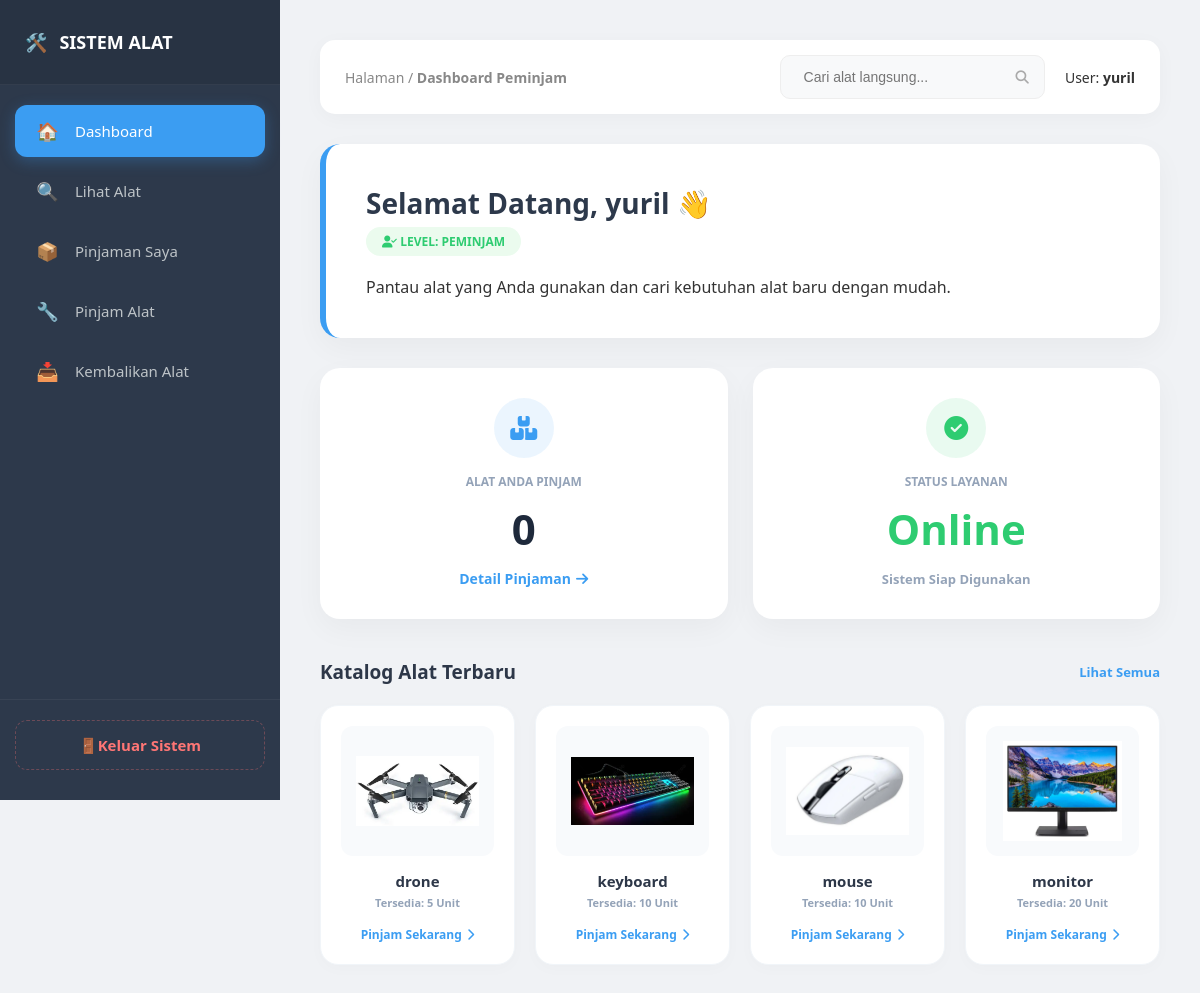
Page /app/view/peminjam/dashboard.php (signed in) on the committed database.
### tables this page shows
CREATE TABLE `alat` (
  `alat_id` int(11) NOT NULL,
  `kategori_id` int(11) DEFAULT NULL,
  `nama_alat` varchar(100) NOT NULL,
  `stok` int(11) DEFAULT 0,
  `deskripsi` text DEFAULT NULL,
  `gambar` varchar(255) DEFAULT 'default.jpg',
  `denda_per_hari` int(11) DEFAULT 0
);

### app/view/peminjam/dashboard.php (the view, shortened to what this page needs)
<?php
include $_SERVER['DOCUMENT_ROOT'] . "/peminjaman/app/config/koneksi.php";
$nama_user = $_SESSION['nama'] ?? 'Peminjam';
$user_id = $_SESSION['user_id'];
$keyword = isset($_GET['cari']) ? mysqli_real_escape_string($koneksi, $_GET['cari']) : "";
$condition = "";
$limit = empty($keyword) ? "LIMIT 4" : "";
$query_inventory = mysqli_query($koneksi, "SELECT * FROM alat $condition ORDER BY alat_id DESC $limit");
$query_pinjam = mysqli_query($koneksi, "SELECT COUNT(*) as total FROM peminjaman WHERE user_id = '$user_id' AND status = 'Dipinjam'");
$data_pinjam = mysqli_fetch_assoc($query_pinjam);
?>
<!DOCTYPE html>
<html lang="id">
<head>
    <link rel="stylesheet" href="https://cdnjs.cloudflare.com/ajax/libs/font-awesome/6.4.2/css/all.min.css">
</head>
<body>
    <div class="sidebar">
        <div class="sidebar-header"><span>🛠️</span> SISTEM ALAT</div>
        <div class="sidebar-menu">
            <a href="dashboard.php" class="active"><span class="icon">🏠</span> Dashboard</a>
            <a href="daftar_alat_peminjam.php"><span class="icon">🔍</span> Lihat Alat</a>
            <a href="pinjaman_saya.php"><span class="icon">📦</span> Pinjaman Saya</a>
            <a href="pinjam_alat.php"><span class="icon">🔧</span> Pinjam Alat</a>
            <a href="pengembalian_peminjam.php"><span class="icon">📥</span> Kembalikan Alat</a>
        </div>
        <div class="logout-section">
            <a href="../auth/logout.php" class="logout-link" onclick="return confirm('Yakin ingin keluar?')">
                <span class="icon">🚪</span> Keluar Sistem
            </a>
        </div>
    </div>
    <div class="main-content">
        <div class="top-navbar">
            <div style="color: #888; font-size: 14px;">Halaman / <strong>Dashboard Peminjam</strong></div>
            <div style="display: flex; align-items: center; gap: 20px;">
                <form action="dashboard.php" method="GET" class="search-container">
                    <input type="text" name="cari" value="<?= htmlspecialchars($keyword) ?>"
                           placeholder="Cari alat langsung..." list="daftarAlat" autocomplete="off"
                           oninput="this.form.submit()"
                           onfocus="var val=this.value; this.value=''; this.value=val;"
                           <?= !empty($keyword) ? 'autofocus' : '' ?>>
                    <button type="submit"><i class="fas fa-search"></i></button>
                </form>
                <div style="font-size: 14px;">User: <strong><?= htmlspecialchars($nama_user); ?></strong></div>
            </div>
        </div>
        <div class="welcome-card">
            <h1>Selamat Datang, <?= htmlspecialchars($nama_user); ?> 👋</h1>
            <div class="badge-role"><i class="fas fa-user-check"></i> Level: Peminjam</div>
            <p>Pantau alat yang Anda gunakan dan cari kebutuhan alat baru dengan mudah.</p>
        </div>
        <div class="stats-grid">
            <div class="stat-box">
                <div class="icon-circle" style="background: rgba(59, 157, 242, 0.1); color: var(--active-blue);"><i class="fas fa-boxes-stacked"></i></div>
                <p style="color: #94a3b8; font-weight: 700; font-size: 12px; text-transform: uppercase;">Alat Anda Pinjam</p>
                <h2><?= $data_pinjam['total'] ?? 0; ?></h2>
                <a href="pinjaman_saya.php" class="btn-detail" style="font-size:14px;">Detail Pinjaman <i class="fas fa-arrow-right"></i></a>
            </div>
            <div class="stat-box">
                <div class="icon-circle" style="background: rgba(46, 204, 113, 0.1); color: var(--success);"><i class="fas fa-check-circle"></i></div>
                <p style="color: #94a3b8; font-weight: 700; font-size: 12px; text-transform: uppercase;">Status Layanan</p>
                <h2 style="color: var(--success);">Online</h2>
                <span style="font-size: 13px; color: #94a3b8; font-weight: 600;">Sistem Siap Digunakan</span>
            </div>
        </div>
        <div class="section-title">
            <span><?= !empty($keyword) ? "Hasil Pencarian: '$keyword'" : "Katalog Alat Terbaru" ?></span>
            <a href="daftar_alat_peminjam.php" style="font-size: 13px; color: var(--active-blue); text-decoration:none;">Lihat Semua</a>
        </div>
        <div class="inventory-grid">
            <?php if (mysqli_num_rows($query_inventory) > 0): ?>
                <?php while($item = mysqli_fetch_assoc($query_inventory)):
                    $gambar = !empty($item['gambar']) ? "/peminjaman/public/assets/img/".$item['gambar'] : "";
                ?>
                <div class="item-card">
                    <div class="item-img-wrapper">
                        <?php if($gambar && file_exists($_SERVER['DOCUMENT_ROOT'].$gambar)): ?>
                            <img src="<?= $gambar ?>" alt="img" class="item-img">
                        <?php else: ?>
                            <i class="fas fa-box-open" style="font-size: 40px; color: #e2e8f0;"></i>
                        <?php endif; ?>
                    </div>
                    <div class="item-name"><?= htmlspecialchars($item['nama_alat']) ?></div>
                    <div class="item-stock">Tersedia: <?= $item['stok'] ?> Unit</div>
                    <a href="pinjam_alat.php?id=<?= $item['alat_id'] ?>" class="btn-detail">Pinjam Sekarang <i class="fas fa-chevron-right"></i></a>
                </div>
                <?php endwhile; ?>
            <?php endif; ?>
        </div>
    </div>
</body>
</html>

### app/view/peminjam/dashboard.php (style rules this page uses)
:root { --sidebar-bg: #2d394b; --active-blue: #3b9df2; --bg-main: #f0f2f5; --text-gray: #bdc3c7; --logout-red: #ff7675; --success: #2ecc71; --warning: #f1c40f; }
* { margin: 0; padding: 0; box-sizing: border-box; }
body { font-family: 'Segoe UI', 'Nunito', sans-serif; background-color: var(--bg-main); display: flex; color: #333; min-height: 100vh; }
.sidebar { width: 280px; background-color: var(--sidebar-bg); height: 100vh; color: white; position: fixed; display: flex; flex-direction: column; z-index: 1000; }
.sidebar-header { padding: 30px 25px; font-size: 18px; font-weight: bold; display: flex; align-items: center; gap: 12px; background: rgba(0,0,0,0.1); border-bottom: 1px solid rgba(255,255,255,0.05); }
.sidebar-menu { padding: 20px 15px; flex-grow: 1; }
.sidebar-menu a { display: flex; align-items: center; color: var(--text-gray); padding: 14px 20px; text-decoration: none; border-radius: 12px; margin-bottom: 8px; font-size: 15px; transition: 0.3s; font-weight: 500; }
.sidebar-menu a .icon { margin-right: 15px; font-size: 18px; width: 25px; text-align: center; }
.sidebar-menu a.active { background: var(--active-blue); color: white; box-shadow: 0 4px 15px rgba(59, 157, 242, 0.3); }
.logout-section { padding: 20px 15px 30px; border-top: 1px solid rgba(255,255,255,0.05); }
.logout-link { display: flex; align-items: center; justify-content: center; padding: 14px; color: var(--logout-red); text-decoration: none; font-weight: 600; font-size: 15px; border: 1.5px dashed rgba(255, 118, 117, 0.3); border-radius: 12px; transition: 0.3s; }
.main-content { margin-left: 280px; flex: 1; padding: 40px; width: calc(100% - 280px); }
.top-navbar { background: white; padding: 15px 25px; border-radius: 15px; display: flex; justify-content: space-between; align-items: center; margin-bottom: 30px; box-shadow: 0 4px 20px rgba(0,0,0,0.03); }
.search-container { display: flex; align-items: center; background: #f8f9fa; border: 1.5px solid #eee; border-radius: 10px; padding: 5px 15px; }
.search-container input { border: none; background: none; outline: none; padding: 8px; font-size: 14px; width: 220px; }
.search-container button { background: none; border: none; color: #aaa; cursor: pointer; }
.welcome-card { background: white; padding: 40px; border-radius: 20px; border-left: 6px solid var(--active-blue); box-shadow: 0 10px 30px rgba(0,0,0,0.04); margin-bottom: 30px; }
.welcome-card h1 { font-size: 28px; font-weight: 800; color: #2d394b; margin-bottom: 5px; }
.badge-role { display: inline-block; background: #ebfbee; color: var(--success); padding: 6px 16px; border-radius: 30px; font-size: 12px; font-weight: 800; text-transform: uppercase; margin-bottom: 20px; }
.stats-grid { display: grid; grid-template-columns: repeat(auto-fit, minmax(300px, 1fr)); gap: 25px; margin-bottom: 40px; }
.stat-box { background: white; padding: 30px; border-radius: 20px; box-shadow: 0 10px 30px rgba(0,0,0,0.04); text-align: center; transition: 0.3s; }
.stat-box .icon-circle { width: 60px; height: 60px; border-radius: 50%; display: flex; align-items: center; justify-content: center; margin: 0 auto 15px; font-size: 24px; }
.stat-box h2 { font-size: 42px; margin: 10px 0; color: #1e293b; font-weight: 800; }
.inventory-grid { display: grid; grid-template-columns: repeat(4, 1fr); gap: 20px; }
.item-card { background: white; border-radius: 18px; padding: 20px; text-align: center; transition: 0.3s; box-shadow: 0 4px 15px rgba(0,0,0,0.02); border: 1px solid #f1f5f9; }
.item-img-wrapper { background: #f8fafc; border-radius: 12px; padding: 15px; margin-bottom: 15px; height: 130px; display: flex; align-items: center; justify-content: center; }
.item-img { max-width: 100%; max-height: 100%; object-fit: contain; }
.item-name { font-weight: 700; font-size: 15px; color: #2d3748; margin-bottom: 4px; white-space: nowrap; overflow: hidden; text-overflow: ellipsis; }
.item-stock { font-size: 11px; font-weight: 600; color: #94a3b8; margin-bottom: 12px; }
.btn-detail { color: var(--active-blue); text-decoration: none; font-size: 12px; font-weight: 700; display: inline-flex; align-items: center; gap: 5px; }
.section-title { font-size: 19px; font-weight: 800; color: #2d3748; margin-bottom: 20px; display: flex; justify-content: space-between; align-items: center; }

### rows in the picture
alat: gambar (picture), nama_alat "drone", stok "5"
alat: gambar (picture), nama_alat "keyboard", stok "10"
alat: gambar (picture), nama_alat "mouse", stok "10"
alat: gambar (picture), nama_alat "monitor", stok "20"

### other values in the picture
$nama_user "yuril"
$data_pinjam['total'] "0"
